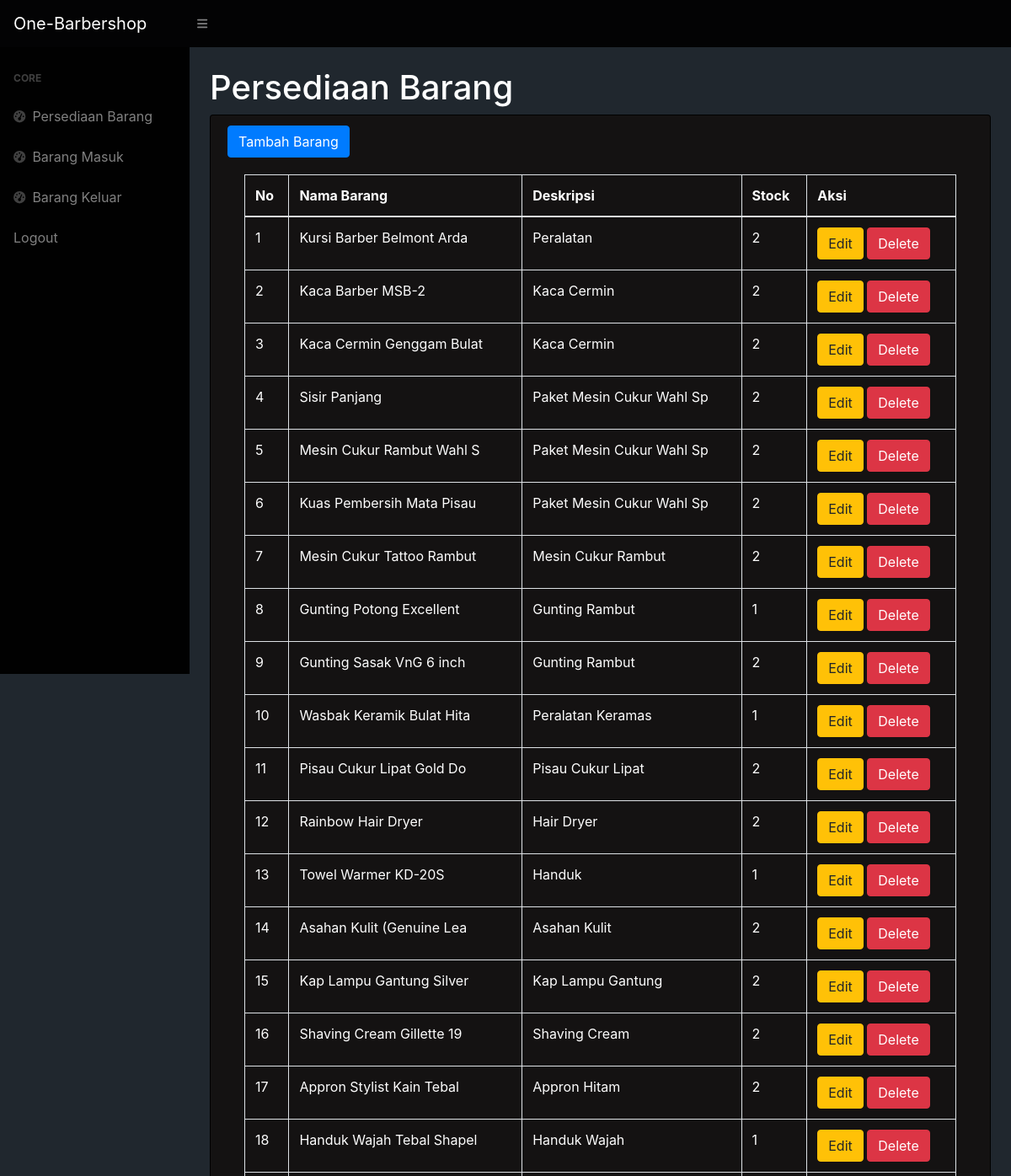
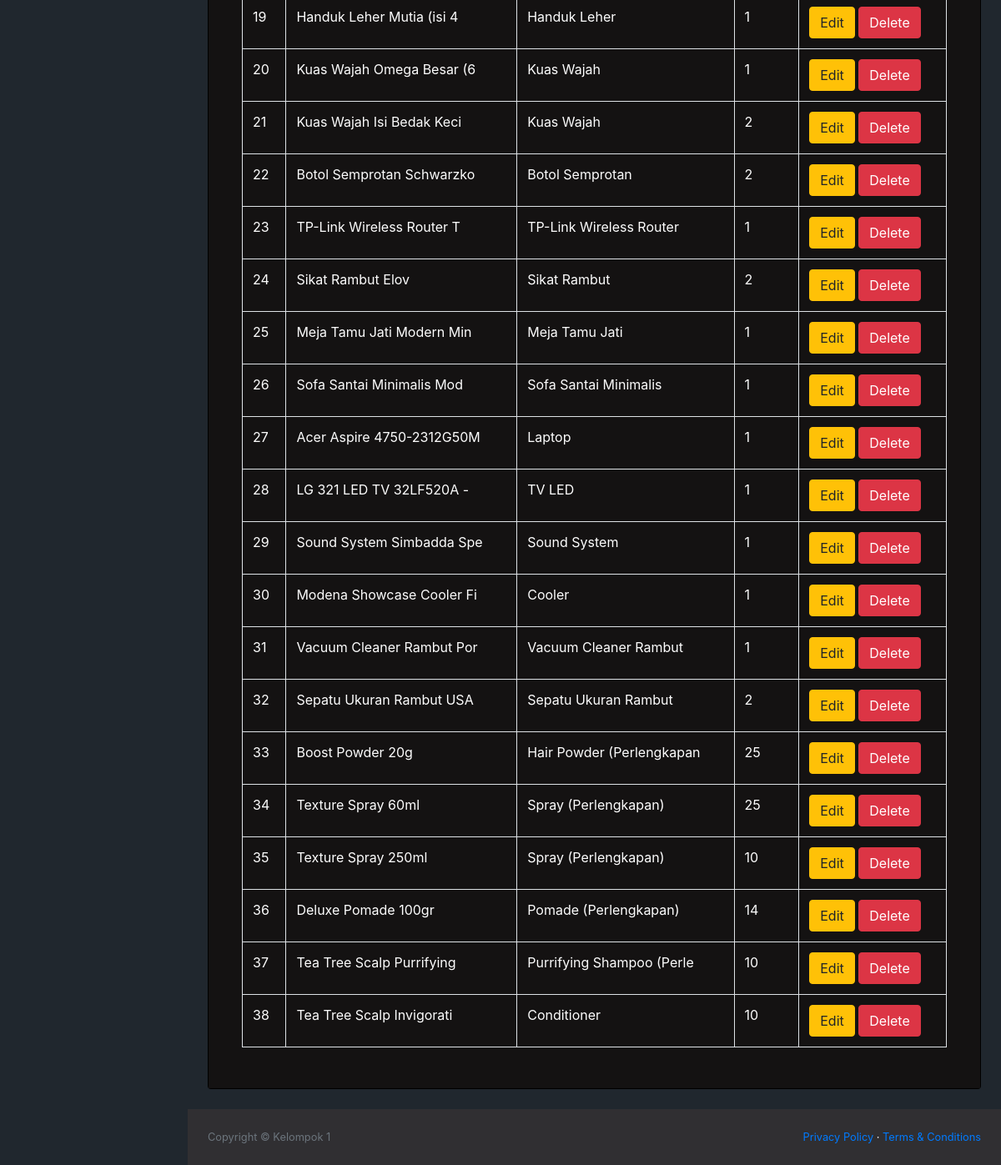
Screenshot of /index.php (signed in) with the database file from the repository (2 pictures, top to bottom).
### tables this page shows
CREATE TABLE `stock` (
  `idbarang` int(11) NOT NULL,
  `namabarang` varchar(25) NOT NULL,
  `deskripsi` varchar(25) NOT NULL,
  `stock` int(11) NOT NULL
);

### index.php (the view, shortened to what this page needs)
<?php
require 'function.php';
?>
<!DOCTYPE html>
<html lang="en">
    <head>
        <link href="https://cdn.jsdelivr.net/npm/simple-datatables@latest/dist/style.css" rel="stylesheet" />
        <link href="css/styles.css" rel="stylesheet" />
    </head>
    <body class="sb-nav-fixed">
        <nav class="sb-topnav navbar navbar-expand navbar-dark bg-dark">
            <a class="navbar-brand ps-3" href="index.html">One-Barbershop</a>
            <button class="btn btn-link btn-sm order-1 order-lg-0 me-4 me-lg-0" id="sidebarToggle" href="#!"><i class="fas fa-bars"></i></button>
        </nav>
        <div id="layoutSidenav">
            <div id="layoutSidenav_nav">
                <nav class="sb-sidenav accordion sb-sidenav-dark" id="sidenavAccordion">
                    <div class="sb-sidenav-menu">
                        <div class="nav">
                            <div class="sb-sidenav-menu-heading">Core</div>
                            <a class="nav-link" href="index.php">
                                <div class="sb-nav-link-icon"><i class="fas fa-tachometer-alt"></i></div>
                                Persediaan Barang
                            </a>
                            <a class="nav-link" href="masuk.php">
                                <div class="sb-nav-link-icon"><i class="fas fa-tachometer-alt"></i></div>
                                Barang Masuk
                            </a>
                            <a class="nav-link" href="keluar.php">
                                <div class="sb-nav-link-icon"><i class="fas fa-tachometer-alt"></i></div>
                                Barang Keluar
                            </a>
                            <a class="nav-link" href="logout.php">
                                Logout
                            </a>
                        </div>
                    </div>
                </nav>
            </div>
            <div id="layoutSidenav_content">
                <main>
                    <div class="container-fluid px-4">
                        <h1 class="mt-4">Persediaan Barang</h1>
                        <div class="card mb-4">
                            <div class="card-header">
                                <button type="button" class="btn btn-primary" data-toggle="modal" data-target="#exampleModal">
                                 Tambah Barang
                                </button>
                                <div class="card-body">
                                    <div class="table-responsive">
                                        <table class="table table-bordered" id="datatable" width="100%" cellspacing="0">
                                            <thead>
                                                <tr>
                                                    <th>No</th>
                                                    <th>Nama Barang</th>
                                                    <th>Deskripsi</th>
                                                    <th>Stock</th>
                                                    <th>Aksi</th>
                                                </tr>
                                            </thead>
                                            <tbody>
                                                <?php
                                                $ambilsemuadatastock = mysqli_query($conn,"select * from stock");
                                                $i=1;
                                                while($data=mysqli_fetch_array($ambilsemuadatastock)){
                                                    $namabarang = $data['namabarang'];
                                                    $deskripsi = $data['deskripsi'];
                                                    $stock = $data['stock'];
                                                    $idb = $data['idbarang'];
                                                ?>
                                                <tr>
                                                    <td><?=$i++;?></td>
                                                    <td><?=$namabarang;?></td>
                                                    <td><?=$deskripsi;?></td>
                                                    <td><?=$stock;?></td>
                                                    <td>
                                                    <button type="button" class="btn btn-warning" data-toggle="modal" data-target="#edit<?=$idb;?>">
                                                        Edit
                                                    </button>
                                                    <button type="button" class="btn btn-danger" data-toggle="modal" data-target="#delete<?=$idb;?>">
                                                        Delete
                                                    </button>
                                                    </td>
                                                </tr>
                                                <?php
                                                };
                                                ?>
                                            </tbody>
                                        </table>
                                    </div>
                                </div>
                            </div>
                        </div>
                    </div>
                </main>
                <footer class="py-4 bg-light mt-auto">
                    <div class="container-fluid px-4">
                        <div class="d-flex align-items-center justify-content-between small">
                        <div class="text-muted">Copyright &copy; Kelompok 1</div>
                            <div>
                                <a href="#">Privacy Policy</a>
                                &middot;
                                <a href="#">Terms &amp; Conditions</a>
                            </div>
                        </div>
                    </div>
                </footer>
            </div>
        </div>
    </body>
</html>

### rows the page displays
stock: namabarang "Kursi Barber Belmont Arda", deskripsi "Peralatan", stock "2"
stock: namabarang "Kaca Barber MSB-2", deskripsi "Kaca Cermin", stock "2"
stock: namabarang "Kaca Cermin Genggam Bulat", deskripsi "Kaca Cermin", stock "2"
stock: namabarang "Sisir Panjang", deskripsi "Paket Mesin Cukur Wahl Sp", stock "2"
stock: namabarang "Mesin Cukur Rambut Wahl S", deskripsi "Paket Mesin Cukur Wahl Sp", stock "2"
stock: namabarang "Kuas Pembersih Mata Pisau", deskripsi "Paket Mesin Cukur Wahl Sp", stock "2"
stock: namabarang "Mesin Cukur Tattoo Rambut", deskripsi "Mesin Cukur Rambut", stock "2"
stock: namabarang "Gunting Potong Excellent", deskripsi "Gunting Rambut", stock "1"
stock: namabarang "Gunting Sasak VnG 6 inch", deskripsi "Gunting Rambut", stock "2"
stock: namabarang "Wasbak Keramik Bulat Hita", deskripsi "Peralatan Keramas", stock "1"
stock: namabarang "Pisau Cukur Lipat Gold Do", deskripsi "Pisau Cukur Lipat", stock "2"
stock: namabarang "Rainbow Hair Dryer", deskripsi "Hair Dryer", stock "2"
stock: namabarang "Towel Warmer KD-20S", deskripsi "Handuk", stock "1"
stock: namabarang "Asahan Kulit (Genuine Lea", deskripsi "Asahan Kulit", stock "2"
stock: namabarang "Kap Lampu Gantung Silver", deskripsi "Kap Lampu Gantung", stock "2"
stock: namabarang "Shaving Cream Gillette 19", deskripsi "Shaving Cream", stock "2"
stock: namabarang "Appron Stylist Kain Tebal", deskripsi "Appron Hitam", stock "2"
stock: namabarang "Handuk Wajah Tebal Shapel", deskripsi "Handuk Wajah", stock "1"
stock: namabarang "Handuk Leher Mutia (isi 4", deskripsi "Handuk Leher", stock "1"
stock: namabarang "Kuas Wajah Omega Besar (6", deskripsi "Kuas Wajah", stock "1"
stock: namabarang "Kuas Wajah Isi Bedak Keci", deskripsi "Kuas Wajah", stock "2"
stock: namabarang "Botol Semprotan Schwarzko", deskripsi "Botol Semprotan", stock "2"
stock: namabarang "TP-Link Wireless Router T", deskripsi "TP-Link Wireless Router", stock "1"
stock: namabarang "Sikat Rambut Elov", deskripsi "Sikat Rambut", stock "2"
stock: namabarang "Meja Tamu Jati Modern Min", deskripsi "Meja Tamu Jati", stock "1"
stock: namabarang "Sofa Santai Minimalis Mod", deskripsi "Sofa Santai Minimalis", stock "1"
stock: namabarang "Acer Aspire 4750-2312G50M", deskripsi "Laptop", stock "1"
stock: namabarang "LG 321 LED TV 32LF520A -", deskripsi "TV LED", stock "1"
stock: namabarang "Sound System Simbadda Spe", deskripsi "Sound System", stock "1"
stock: namabarang "Modena Showcase Cooler Fi", deskripsi "Cooler", stock "1"
stock: namabarang "Vacuum Cleaner Rambut Por", deskripsi "Vacuum Cleaner Rambut", stock "1"
stock: namabarang "Sepatu Ukuran Rambut USA", deskripsi "Sepatu Ukuran Rambut", stock "2"
stock: namabarang "Boost Powder 20g", deskripsi "Hair Powder (Perlengkapan", stock "25"
stock: namabarang "Texture Spray 60ml", deskripsi "Spray (Perlengkapan)", stock "25"
stock: namabarang "Texture Spray 250ml", deskripsi "Spray (Perlengkapan)", stock "10"
stock: namabarang "Deluxe Pomade 100gr", deskripsi "Pomade (Perlengkapan)", stock "14"
stock: namabarang "Tea Tree Scalp Purrifying", deskripsi "Purrifying Shampoo (Perle", stock "10"
stock: namabarang "Tea Tree Scalp Invigorati", deskripsi "Conditioner", stock "10"
